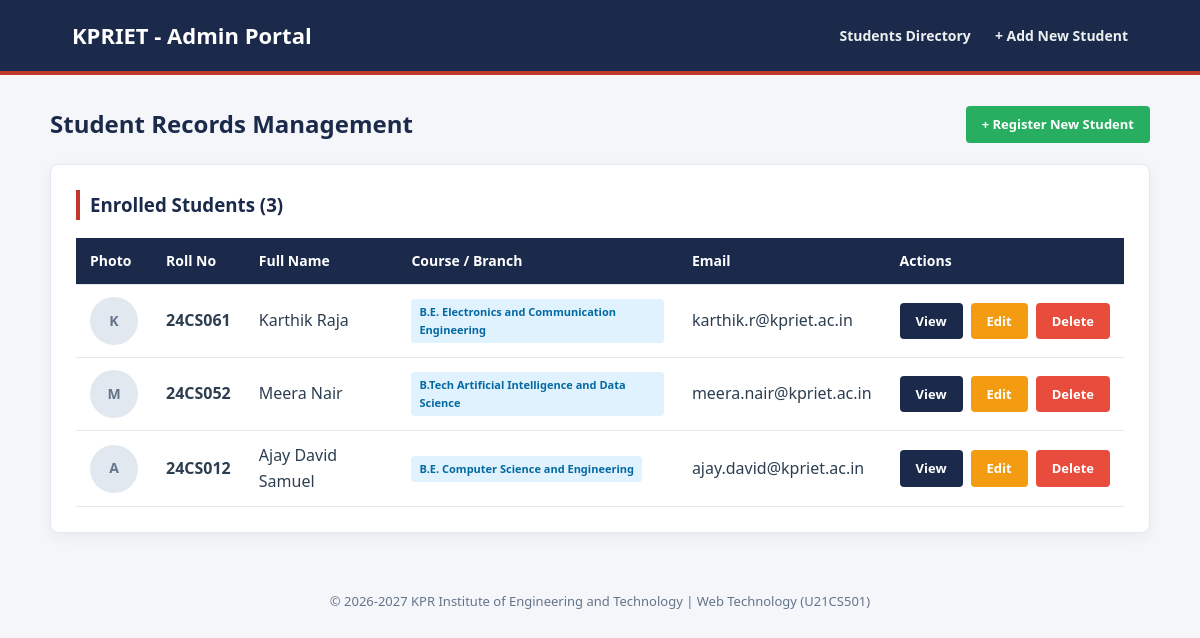
The page / on the database its author committed.
### tables this page shows
CREATE TABLE IF NOT EXISTS students (
  id INT AUTO_INCREMENT PRIMARY KEY,
  name VARCHAR(100) NOT NULL,
  roll_no VARCHAR(30) NOT NULL UNIQUE,
  email VARCHAR(100) NOT NULL UNIQUE,
  course VARCHAR(100) NOT NULL,
  created_at TIMESTAMP DEFAULT CURRENT_TIMESTAMP
);

### index.php (the view, shortened to what this page needs)
<?php
require_once 'db.php';
$sql = "SELECT s.*, d.file_path AS profile_path
        FROM students s
        LEFT JOIN student_documents d
          ON s.id = d.student_id AND d.doc_category = 'profile_image'
        ORDER BY s.id DESC";
$stmt = $pdo->query($sql);
$students = $stmt->fetchAll();
?>
<!DOCTYPE html>
<html lang="en">
<head>
  <link rel="stylesheet" href="style.css">
</head>
<body>
  <header>
    <h1>KPRIET - Admin Portal</h1>
    <nav>
      <a href="index.php">Students Directory</a>
      <a href="add_student.php">+ Add New Student</a>
    </nav>
  </header>
  <main class="container">
    <div class="top-bar">
      <h2>Student Records Management</h2>
      <a href="add_student.php" class="btn btn-success">+ Register New Student</a>
    </div>
    <div class="card">
      <h3>Enrolled Students (<?= count($students) ?>)</h3>
      <?php if (empty($students)): ?>
        <p>No student records found. Click above to add a new record.</p>
      <?php else: ?>
        <table>
          <thead>
            <tr>
              <th>Photo</th>
              <th>Roll No</th>
              <th>Full Name</th>
              <th>Course / Branch</th>
              <th>Email</th>
              <th>Actions</th>
            </tr>
          </thead>
          <tbody>
            <?php foreach ($students as $student): ?>
              <tr>
                <td>
                  <?php if (!empty($student['profile_path']) && file_exists($student['profile_path'])): ?>
                    <img src="<?= htmlspecialchars($student['profile_path']) ?>" alt="Photo" class="thumbnail">
                  <?php else: ?>
                    <div class="thumbnail-placeholder"><?= strtoupper(substr($student['name'], 0, 1)) ?></div>
                  <?php endif; ?>
                </td>
                <td><strong><?= htmlspecialchars($student['roll_no']) ?></strong></td>
                <td><?= htmlspecialchars($student['name']) ?></td>
                <td><span class="badge badge-course"><?= htmlspecialchars($student['course']) ?></span></td>
                <td><?= htmlspecialchars($student['email']) ?></td>
                <td>
                  <div class="btn-group">
                    <a href="view_student.php?id=<?= $student['id'] ?>" class="btn btn-primary">View</a>
                    <a href="edit_student.php?id=<?= $student['id'] ?>" class="btn btn-warning">Edit</a>
                    <a href="delete_student.php?id=<?= $student['id'] ?>" class="btn btn-danger"
                       onclick="return confirm('Are you sure you want to delete student <?= htmlspecialchars($student['name']) ?> and all uploaded files?');">Delete</a>
                  </div>
                </td>
              </tr>
            <?php endforeach; ?>
          </tbody>
        </table>
      <?php endif; ?>
    </div>
  </main>
  <footer>
    <p>&copy; 2026-2027 KPR Institute of Engineering and Technology | Web Technology (U21CS501)</p>
  </footer>
</body>
</html>

### style.css (style rules this page uses)
* { box-sizing: border-box; margin: 0; padding: 0; }
body { font-family: 'Segoe UI', Arial, sans-serif; background-color: #f4f6fa; color: #2c3e50; line-height: 1.6; }
header { background-color: #1b2a4a; color: white; padding: 18px 6%; display: flex; justify-content: space-between; align-items: center; border-bottom: 4px solid #c0392b; }
header h1 { font-size: 22px; }
header nav a { color: #ecf0f1; text-decoration: none; font-weight: 600; margin-left: 20px; font-size: 14px; }
.container { width: 92%; max-width: 1100px; margin: 30px auto; }
.top-bar { display: flex; justify-content: space-between; align-items: center; margin-bottom: 20px; flex-wrap: wrap; gap: 15px; }
.top-bar h2 { color: #1b2a4a; }
.card { background: white; border-radius: 8px; padding: 25px; border: 1px solid #e2e8f0; box-shadow: 0 4px 15px rgba(0, 0, 0, 0.05); margin-bottom: 25px; }
.card h3 { color: #1b2a4a; border-left: 4px solid #c0392b; padding-left: 10px; margin-bottom: 18px; }
table { width: 100%; border-collapse: collapse; margin-top: 10px; }
th, td { padding: 12px 14px; text-align: left; border-bottom: 1px solid #e2e8f0; }
th { background-color: #1b2a4a; color: white; font-size: 14px; }
.thumbnail-placeholder { width: 48px; height: 48px; border-radius: 50%; background-color: #e2e8f0; display: flex; align-items: center; justify-content: center; font-weight: bold; color: #64748b; font-size: 14px; }
.btn { display: inline-block; padding: 8px 16px; font-size: 13px; font-weight: 600; border-radius: 4px; text-decoration: none; cursor: pointer; border: none; transition: all 0.2s; }
.btn-primary { background: #1b2a4a; color: white; }
.btn-success { background: #27ae60; color: white; }
.btn-warning { background: #f39c12; color: white; }
.btn-danger { background: #e74c3c; color: white; }
.btn-group { display: flex; gap: 8px; }
.badge { display: inline-block; padding: 4px 8px; border-radius: 4px; font-size: 11px; font-weight: bold; }
.badge-course { background: #e0f2fe; color: #0369a1; }
footer { text-align: center; padding: 18px; color: #64748b; font-size: 13px; margin-top: 40px; }

### rows shown on the page
students: name "K", roll_no "24CS061", name "Karthik Raja", course "B.E. Electronics and Communication Engineering", email "karthik.r@kpriet.ac.in"
students: name "M", roll_no "24CS052", name "Meera Nair", course "B.Tech Artificial Intelligence and Data Science", email "meera.nair@kpriet.ac.in"
students: name "A", roll_no "24CS012", name "Ajay David Samuel", course "B.E. Computer Science and Engineering", email "ajay.david@kpriet.ac.in"

### other values the page prints
count($students) "3"
